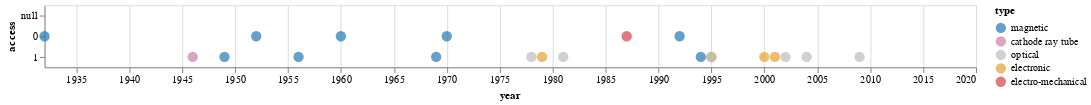

The notebook cell saved with this chart:
### Code cell
first_chart

### Figure 1 — Vega-Lite specification as saved in the notebook (floating-point values rounded to 4 significant figures)
{"config": {"view": {"continuousWidth": 400, "continuousHeight": 300}}, "data": {"name": "data-56797cbe1e90c5b6856a929c250d4027"}, "mark": {"type": "circle", "size": 100}, "encoding": {"color": {"type": "nominal", "field": "type", "scale": {"domain": ["magnetic", "cathode ray tube", "optical", "electronic", "electro-mechanical"], "range": ["#2476B6", "#CD7DA9", "#BCBCBC", "#E6A02E", "#D73F47"]}}, "x": {"type": "temporal", "field": "year"}, "y": {"type": "nominal", "field": "access"}}, "width": 900, "$schema": "https://vega.github.io/schema/vega-lite/v4.8.1.json", "datasets": {"data-56797cbe1e90c5b6856a929c250d4027": [{"year": "1932-01-01T00:00:00", "name": "Drum memory", "type": "magnetic", "usage": "1960s", "capacity": 62500, "lifespan": null, "access": 0.0}, {"year": "1946-01-01T00:00:00", "name": "Williams-Kilburn Tube", "type": "cathode ray tube", "usage": "1955", "capacity": 1000, "lifespan": null, "access": 1.0}, {"year": "1949-01-01T00:00:00", "name": "Magnetic-core memory", "type": "magnetic", "usage": "1970s", "capacity": 100000, "lifespan": null, "access": 1.0}, {"year": "1952-01-01T00:00:00", "name": "Magnetic Band (Tape)", "type": "magnetic", "usage": "today", "capacity": 1000000, "lifespan": null, "access": 0.0}, {"year": "1956-01-01T00:00:00", "name": "Hard Disk Drive", "type": "magnetic", "usage": "today", "capacity": 2000000000000, "lifespan": null, "access": 1.0}, {"year": "1960-01-01T00:00:00", "name": "Magnetic stripe card", "type": "magnetic", "usage": null, "capacity": 200, "lifespan": "3", "access": 0.0}, {"year": "1969-01-01T00:00:00", "name": "Floppy Disk", "type": "magnetic", "usage": "1990s", "capacity": 1440000, "lifespan": "5--30", "access": 1.0}, {"year": "1970-01-01T00:00:00", "name": "Bubble Memory", "type": "magnetic", "usage": "1980s", "capacity": 125000, "lifespan": null, "access": 0.0}, {"year": "1978-01-01T00:00:00", "name": "LaserDisc (LD)/Discovision (DV)", "type": "optical", "usage": "2001", "capacity": 324000000, "lifespan": null, "access": 1.0}, {"year": "1979-01-01T00:00:00", "name": "Solid-State-Drive (SSD)", "type": "electronic", "usage": "today", "capacity": 5000000000000, "lifespan": "~10", "access": 1.0}, {"year": "1981-01-01T00:00:00", "name": "Compact Disc (CD)", "type": "optical", "usage": "today", "capacity": 700000000, "lifespan": "25", "access": 1.0}, {"year": "1987-01-01T00:00:00", "name": "Digital Audio Tape (DAT)", "type": "electro-mechanical", "usage": "2005", "capacity": 256000, "lifespan": "30", "access": 0.0}, {"year": "1991-01-01T00:00:00", "name": "Mini-Disc", "type": "magneto-optical", "usage": "2001", "capacity": 140000000, "lifespan": "30-40", "access": 1.0}, {"year": "1992-01-01T00:00:00", "name": "Digital Compact Cassette (DCC)", "type": "magnetic", "usage": "1996", "capacity": 250000000, "lifespan": "30", "access": 0.0}, {"year": "1994-01-01T00:00:00", "name": "Zip Drive", "type": "magnetic", "usage": "1990s", "capacity": 95370000, "lifespan": "5-10", "access": 1.0}, {"year": "1995-01-01T00:00:00", "name": "CompactFlash (CF)", "type": "electronic", "usage": "today", "capacity": 256000000000, "lifespan": "70-80", "access": 1.0}, {"year": "1995-01-01T00:00:00", "name": "Digital Versatile Disc (DVD)", "type": "optical", "usage": "today", "capacity": 4500000000, "lifespan": "25", "access": 1.0}, {"year": "2000-01-01T00:00:00", "name": "USB Flash Disk", "type": "electronic", "usage": "today", "capacity": 2000000000000, "lifespan": "10", "access": 1.0}, {"year": "2001-01-01T00:00:00", "name": "Secure Digital (SD) card", "type": "electronic", "usage": "today", "capacity": 128000000000000, "lifespan": "10", "access": 1.0}, {"year": "2002-01-01T00:00:00", "name": "Blu-ray Disc (BD)", "type": "optical", "usage": "2019", "capacity": 128000000000, "lifespan": "100-150", "access": 1.0}, {"year": "2004-01-01T00:00:00", "name": "Holographic Versatile Disc (HVD)", "type": "optical", "usage": "today", "capacity": 3900000000, "lifespan": "3", "access": 1.0}, {"year": "2009-01-01T00:00:00", "name": "Millennial Disc (M-DISC)", "type": "optical", "usage": "2016", "capacity": 100000000000, "lifespan": "1000", "access": 1.0}, {"year": "2016-01-01T00:00:00", "name": "Chlorine Atomic memory", "type": "atomic", "usage": "today", "capacity": 1000, "lifespan": "U", "access": null}, {"year": "2019-01-01T00:00:00", "name": "DNA", "type": "molecular", "usage": "today", "capacity": 215000000000000000, "lifespan": "500", "access": 0.0}, {"year": "2020-01-01T00:00:00", "name": "Metabolites", "type": "molecular", "usage": "today", "capacity": 70000, "lifespan": null, "access": 0.0}]}}
